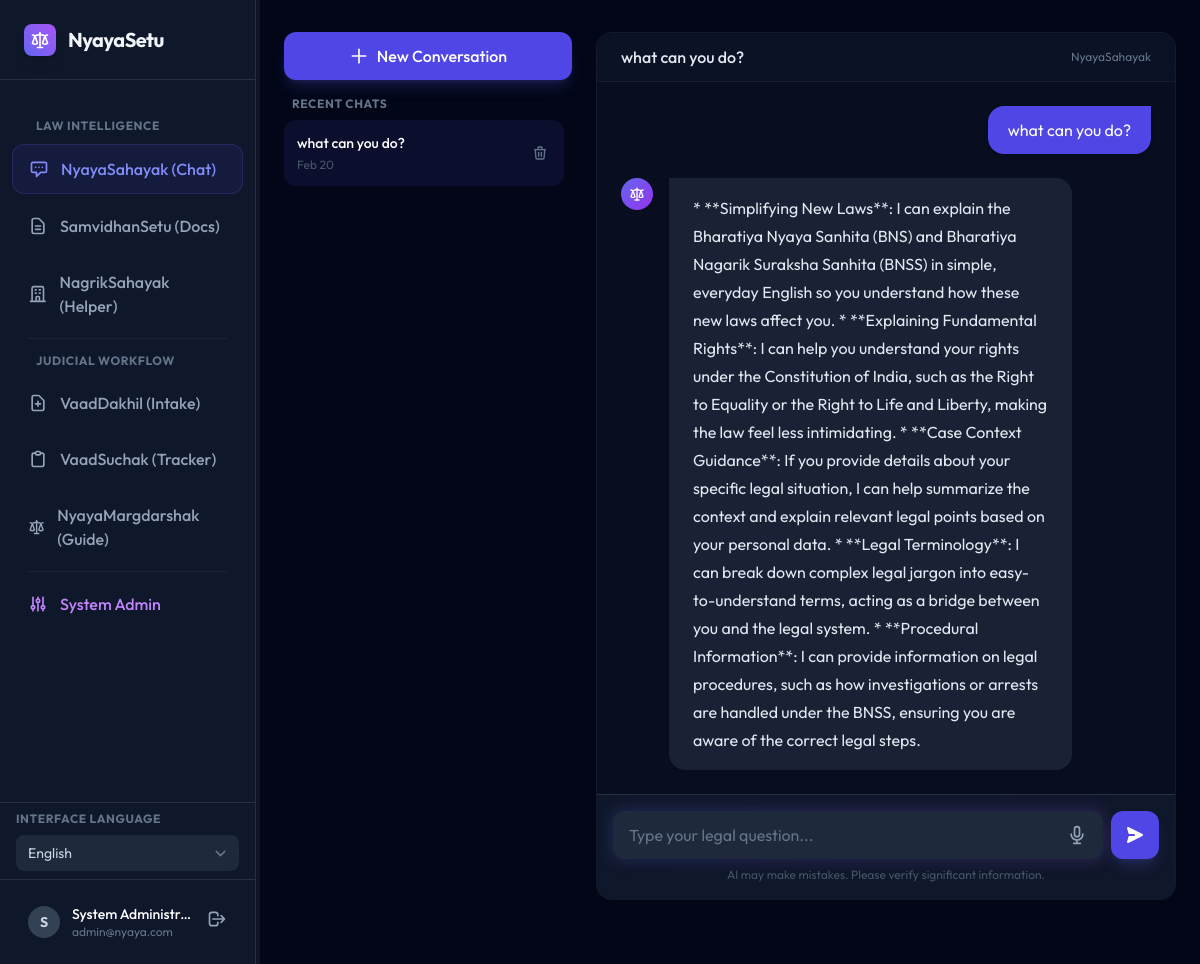
The app's page /chat-ws?session_id=1 (signed in), older data.
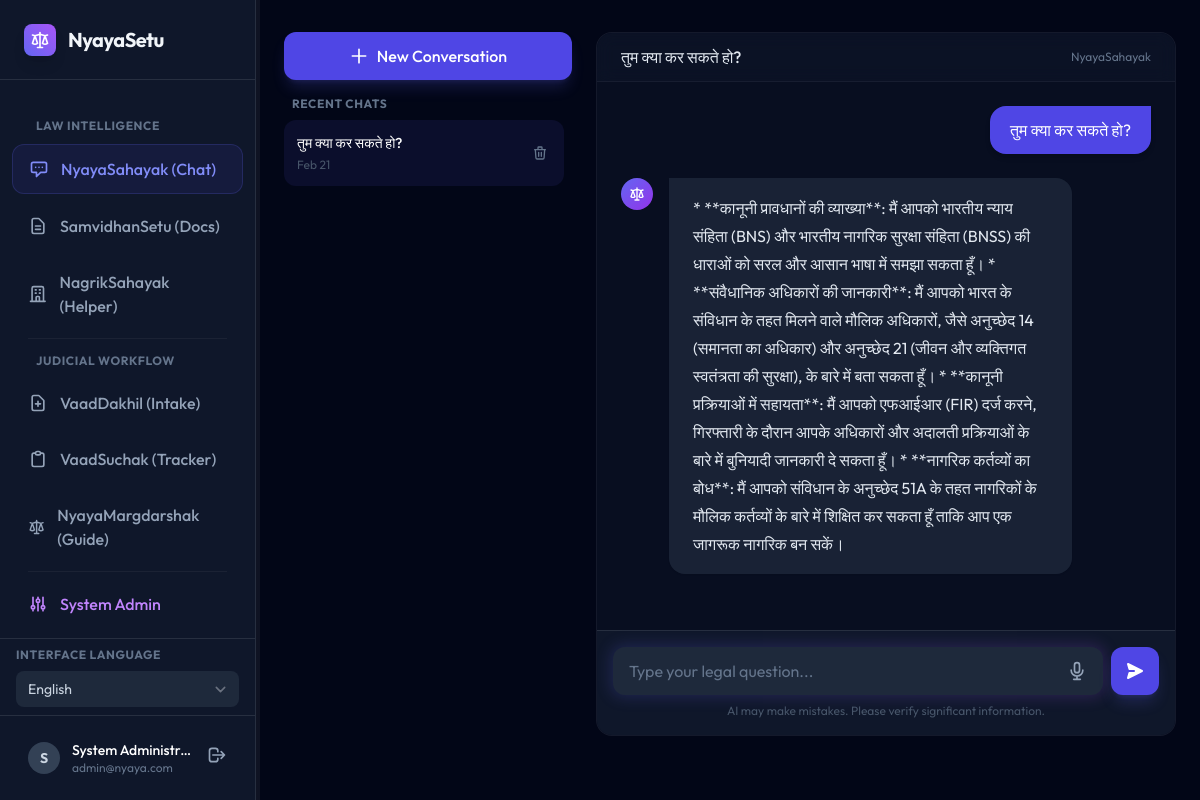
The same page, newer data.
### backend/models.py (models this page shows)
class ChatSession(Base):
    __tablename__ = "chat_sessions"
    id = Column(Integer, primary_key=True, index=True)
    user_id = Column(Integer, ForeignKey("users.id"))
    title = Column(String, default="New Conversation")
    created_at = Column(DateTime, default=datetime.utcnow)
    updated_at = Column(DateTime, default=datetime.utcnow)
    owner = relationship("User", back_populates="chats")
    messages = relationship("Message", back_populates="session", cascade="all, delete-orphan")

class Message(Base):
    __tablename__ = "messages"
    id = Column(Integer, primary_key=True, index=True)
    session_id = Column(Integer, ForeignKey("chat_sessions.id"))
    role = Column(String) # user, ai
    content = Column(Text)
    timestamp = Column(DateTime, default=datetime.utcnow)
    session = relationship("ChatSession", back_populates="messages")

### backend/routers/pages.py (the view)
@router.get("/chat-ws", response_class=HTMLResponse)
async def chat_dashboard_page(request: Request, session_id: int = None, user: models.User = Depends(auth.get_current_user_from_cookie), db: Session = Depends(database.get_db)):
    if not user:
        return RedirectResponse(url="/login")
    sessions = db.query(models.ChatSession).filter(models.ChatSession.user_id == user.id).order_by(models.ChatSession.updated_at.desc()).all()
    current_session = None
    messages = []
    if session_id:
        current_session = db.query(models.ChatSession).filter(models.ChatSession.id == session_id, models.ChatSession.user_id == user.id).first()
    if current_session:
        messages = db.query(models.Message).filter(models.Message.session_id == current_session.id).order_by(models.Message.timestamp.asc()).all()
    return templates.TemplateResponse("chat_dashboard.html", {
        "request": request,
        "user": user,
        "sessions": sessions,
        "current_session": current_session,
        "messages": messages
    })

### templates/chat_dashboard.html (shortened to what the changed rows need)
{% extends "dashboard_base.html" %}
{% block content %}
<div class="h-[calc(100vh-6rem)] flex gap-6">
    <div class="w-72 hidden md:flex flex-col gap-4">
        <div class="flex-1 overflow-y-auto space-y-2 pr-2 custom-scrollbar">
            {% if sessions %}
            {% for session in sessions %}
            <div class="group relative">
                <a href="/chat-ws?session_id={{ session.id }}"
                    class="block p-3 pr-10 rounded-xl transition-all border border-transparent
                   {{ 'bg-indigo-900/20 border-indigo-500/30 text-white' if current_session and current_session.id == session.id else 'text-slate-400 hover:bg-white/5 hover:text-slate-200' }}">
                    <p class="text-sm font-medium truncate">{{ session.title }}</p>
                    <p class="text-xs text-slate-600 mt-1">{{ session.updated_at.strftime('%b %d') }}</p>
                </a>
                <button data-session-id="{{ session.id }}"
                    class="delete-session-btn absolute right-2 top-1/2 -translate-y-1/2 p-2 text-slate-500 hover:text-red-400 hover:bg-white/10 rounded-lg transition-all z-10"
                    title="Delete Chat">
                </button>
            </div>
            {% endfor %}
            {% else %}
            <div class="text-center py-10">
                <p class="text-sm text-slate-600" data-i18n="no_history">No history yet.</p>
            </div>
            {% endif %}
        </div>
    </div>
    <div class="flex-1 flex flex-col bg-slate-900/50 border border-white/5 rounded-2xl overflow-hidden relative">
        {% if current_session %}
        <div class="px-6 py-3 border-b border-white/5 bg-slate-900/50 backdrop-blur flex justify-between items-center">
            <h2 class="font-medium text-slate-200 truncate max-w-sm">{{ current_session.title }}</h2>
            <span class="text-xs text-slate-500">NyayaSahayak</span>
        </div>
        {% endif %}
        <div id="chat-history" class="flex-1 overflow-y-auto p-6 space-y-6 scroll-smooth custom-scrollbar">
            {% if not messages %}
            <div class="flex justify-start animate-fade-in-up">
                <div class="flex gap-4 max-w-3xl">
                    <div
                        class="w-10 h-10 rounded-full bg-gradient-to-br from-indigo-500 to-purple-600 flex items-center justify-center shadow-lg flex-shrink-0">
                        <svg xmlns="http://www.w3.org/2000/svg" class="h-6 w-6 text-white" fill="none"
                            viewBox="0 0 24 24" stroke="currentColor">
                            <path stroke-linecap="round" stroke-linejoin="round" stroke-width="2"
                                d="M3 6l3 1m0 0l-3 9a5.002 5.002 0 006.001 0M6 7l3 9M6 7l6-2m6 2l3-1m-3 1l-3 9a5.002 5.002 0 006.001 0M18 7l3 9m-3-9l-6-2m0-2v2m0 16V5m0 16H9m3 0h3" />
                        </svg>
                    </div>
                    <div
                        class="glass bg-slate-800/80 text-slate-200 rounded-2xl rounded-tl-none px-6 py-4 shadow-sm border-0 prose prose-invert prose-p:leading-relaxed max-w-none">
                        <p data-i18n="welcome_intro">Namaste! I'm NyayaSetu, your AI legal companion.</p>
                        <p class="mt-2 text-sm text-slate-400" data-i18n="welcome_topics">You can ask me about:</p>
                        <ul class="list-disc list-inside mt-1 text-sm text-slate-400 space-y-1">
                            <li data-i18n="topic_1">Fundamental Rights in the Constitution</li>
                            <li data-i18n="topic_2">Changes in the new Bharatiya Nyaya Sanhita</li>
                            <li data-i18n="topic_3">Legal procedures for common issues</li>
                        </ul>
                    </div>
                </div>
            </div>
            {% else %}
            {% for msg in messages %}
            {% if msg.role == 'user' %}
            <div class="flex justify-end animate-fade-in-up">
                <div class="max-w-[80%] bg-indigo-600 text-white rounded-2xl rounded-tr-none px-5 py-3 shadow-md">
                    <p>{{ msg.content }}</p>
                </div>
            </div>
            {% else %}
            <div class="flex justify-start animate-fade-in-up">
                <div class="flex gap-4 max-w-[85%]">
                    <div
                        class="w-8 h-8 rounded-full bg-gradient-to-br from-indigo-500 to-purple-600 flex items-center justify-center flex-shrink-0">
                    </div>
                    <div
                        class="glass bg-slate-800/80 text-slate-200 rounded-2xl rounded-tl-none px-6 py-4 shadow-sm border-0 prose prose-invert prose-p:leading-relaxed prose-li:marker:text-indigo-400 max-w-none markdown-content">
                        {{ msg.content }}
                    </div>
                </div>
            </div>
            {% endif %}
            {% endfor %}
            {% endif %}
        </div>
    </div>
</div>
{% endblock %}

Row changes from the older to the newer data that the page shows:
removed ChatSession: title "what can you do?", updated_at "Feb 20"
removed Message: content "* **Simplifying New Laws**: I can explain the Bharatiya Nyaya Sanhita (BNS) and Bharatiya Nagarik Suraksha Sanhita (BNSS) in simple, everyday English so you understand how these new laws affect you. * **Explaining Fundamental Rights**: I can help you understand your rights under the Constitution of India, such as the Right to Equality or the Right to Life and Liberty, making the law feel less intimidating. * **Case Context Guidance**: If you provide details about your specific legal situation, I can help summarize the context and explain relevant legal points based on your personal data. * **Legal Terminology**: I can break down complex legal jargon into easy-to-understand terms, acting as…"
added ChatSession: title "तुम क्या कर सकते हो?", updated_at "Feb 21"
changed Message: content "what can you do?" → "तुम क्या कर सकते हो?"
added Message: content "* **कानूनी प्रावधानों की व्याख्या**: मैं आपको भारतीय न्याय संहिता (BNS) और भारतीय नागरिक सुरक्षा संहिता (BNSS) की धाराओं को सरल और आसान भाषा में समझा सकता हूँ। * **संवैधानिक अधिकारों की जानकारी**: मैं आपको भारत के संविधान के तहत मिलने वाले मौलिक अधिकारों, जैसे अनुच्छेद 14 (समानता का अधिकार) और अनुच्छेद 21 (जीवन और व्यक्तिगत स्वतंत्रता की सुरक्षा), के बारे में बता सकता हूँ। * **कानूनी प्रक्रियाओं में सहायता**: मैं आपको एफआईआर (FIR) दर्ज करने, गिरफ्तारी के दौरान आपके अधिकारों और अदालती प्रक्रियाओं के बारे में बुनियादी जानकारी दे सकता हूँ। * **नागरिक कर्तव्यों का बोध**: मैं आपको संविधान के अनुच्छेद 51A के तहत नागरिकों के मौलिक कर्तव्यों के बारे में शिक्षित कर सकता हूँ ताकि आप एक जागरूक नागरिक…"
